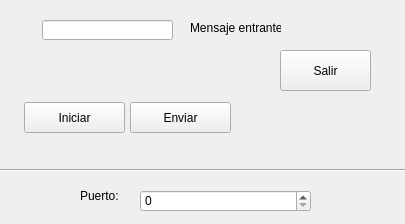
<?xml version="1.0" encoding="UTF-8"?>
<ui version="4.0">
 <class>Widget</class>
 <widget class="QWidget" name="Widget">
  <property name="geometry">
   <rect>
    <x>0</x>
    <y>0</y>
    <width>405</width>
    <height>224</height>
   </rect>
  </property>
  <property name="windowTitle">
   <string>Widget</string>
  </property>
  <widget class="QLineEdit" name="msj">
   <property name="geometry">
    <rect>
     <x>42</x>
     <y>20</y>
     <width>131</width>
     <height>20</height>
    </rect>
   </property>
  </widget>
  <widget class="QLabel" name="label">
   <property name="geometry">
    <rect>
     <x>190</x>
     <y>20</y>
     <width>91</width>
     <height>16</height>
    </rect>
   </property>
   <property name="frameShape">
    <enum>QFrame::NoFrame</enum>
   </property>
   <property name="text">
    <string>Mensaje entrante</string>
   </property>
  </widget>
  <widget class="QPushButton" name="iniciar">
   <property name="geometry">
    <rect>
     <x>24</x>
     <y>102</y>
     <width>101</width>
     <height>31</height>
    </rect>
   </property>
   <property name="text">
    <string>Iniciar</string>
   </property>
  </widget>
  <widget class="QPushButton" name="enviar">
   <property name="geometry">
    <rect>
     <x>130</x>
     <y>102</y>
     <width>101</width>
     <height>31</height>
    </rect>
   </property>
   <property name="text">
    <string>Enviar</string>
   </property>
  </widget>
  <widget class="QPushButton" name="salir">
   <property name="geometry">
    <rect>
     <x>280</x>
     <y>50</y>
     <width>91</width>
     <height>41</height>
    </rect>
   </property>
   <property name="text">
    <string>Salir</string>
   </property>
  </widget>
  <widget class="QLabel" name="label_2">
   <property name="geometry">
    <rect>
     <x>80</x>
     <y>180</y>
     <width>111</width>
     <height>31</height>
    </rect>
   </property>
   <property name="text">
    <string>Puerto:</string>
   </property>
  </widget>
  <widget class="Line" name="line">
   <property name="geometry">
    <rect>
     <x>-30</x>
     <y>160</y>
     <width>441</width>
     <height>20</height>
    </rect>
   </property>
   <property name="orientation">
    <enum>Qt::Horizontal</enum>
   </property>
  </widget>
  <widget class="QSpinBox" name="puerto">
   <property name="geometry">
    <rect>
     <x>140</x>
     <y>190</y>
     <width>171</width>
     <height>22</height>
    </rect>
   </property>
   <property name="maximum">
    <number>100000</number>
   </property>
  </widget>
 </widget>
 <resources/>
 <connections/>
</ui>
